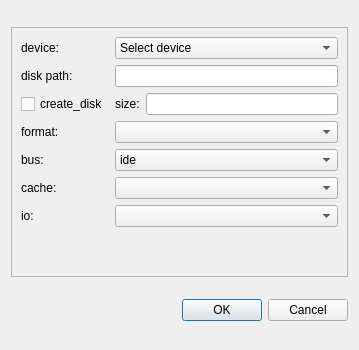
<?xml version="1.0" encoding="UTF-8"?>
<ui version="4.0">
 <class>vd_Dialog</class>
 <widget class="QDialog" name="vd_Dialog">
  <property name="geometry">
   <rect>
    <x>0</x>
    <y>0</y>
    <width>359</width>
    <height>350</height>
   </rect>
  </property>
  <property name="windowTitle">
   <string>virt disk wizard</string>
  </property>
  <layout class="QVBoxLayout" name="verticalLayout_2">
   <item>
    <widget class="QFrame" name="frame_dialog_virt_disk_wizard">
     <property name="sizePolicy">
      <sizepolicy hsizetype="Expanding" vsizetype="Fixed">
       <horstretch>0</horstretch>
       <verstretch>0</verstretch>
      </sizepolicy>
     </property>
     <property name="frameShape">
      <enum>QFrame::StyledPanel</enum>
     </property>
     <property name="frameShadow">
      <enum>QFrame::Raised</enum>
     </property>
     <layout class="QGridLayout" name="gridLayout">
      <item row="7" column="2">
       <spacer name="verticalSpacer">
        <property name="orientation">
         <enum>Qt::Vertical</enum>
        </property>
        <property name="sizeHint" stdset="0">
         <size>
          <width>20</width>
          <height>40</height>
         </size>
        </property>
       </spacer>
      </item>
      <item row="2" column="1">
       <widget class="QLabel" name="label_8">
        <property name="text">
         <string>size:</string>
        </property>
       </widget>
      </item>
      <item row="2" column="2">
       <widget class="QLineEdit" name="lineEdit_dialog_kvm_virt_disk_size">
        <property name="toolTip">
         <string>10G</string>
        </property>
        <property name="clearButtonEnabled">
         <bool>true</bool>
        </property>
       </widget>
      </item>
      <item row="2" column="0">
       <widget class="QCheckBox" name="checkBox_dialog_kvm_virt_disk_new">
        <property name="text">
         <string>create_disk</string>
        </property>
       </widget>
      </item>
      <item row="1" column="0">
       <widget class="QLabel" name="label_2">
        <property name="text">
         <string>disk path:</string>
        </property>
       </widget>
      </item>
      <item row="0" column="0">
       <widget class="QLabel" name="label_4">
        <property name="text">
         <string>device:</string>
        </property>
       </widget>
      </item>
      <item row="3" column="0">
       <widget class="QLabel" name="label_3">
        <property name="text">
         <string>format:</string>
        </property>
       </widget>
      </item>
      <item row="4" column="0">
       <widget class="QLabel" name="label_5">
        <property name="text">
         <string>bus:</string>
        </property>
       </widget>
      </item>
      <item row="5" column="0">
       <widget class="QLabel" name="label_6">
        <property name="text">
         <string>cache:</string>
        </property>
       </widget>
      </item>
      <item row="6" column="0">
       <widget class="QLabel" name="label_7">
        <property name="text">
         <string>io:</string>
        </property>
       </widget>
      </item>
      <item row="1" column="1" colspan="2">
       <widget class="QLineEdit" name="lineEdit_dialog_kvm_virt_disk_path">
        <property name="toolTip">
         <string>/home/images/example.qcow2</string>
        </property>
        <property name="clearButtonEnabled">
         <bool>true</bool>
        </property>
       </widget>
      </item>
      <item row="3" column="1" colspan="2">
       <widget class="QComboBox" name="comboBox_dialog_kvm_virt_disk_format">
        <item>
         <property name="text">
          <string/>
         </property>
        </item>
        <item>
         <property name="text">
          <string>qcow</string>
         </property>
        </item>
        <item>
         <property name="text">
          <string>iso</string>
         </property>
        </item>
        <item>
         <property name="text">
          <string>qcow2</string>
         </property>
        </item>
        <item>
         <property name="text">
          <string>qed</string>
         </property>
        </item>
        <item>
         <property name="text">
          <string>raw</string>
         </property>
        </item>
        <item>
         <property name="text">
          <string>vmdk</string>
         </property>
        </item>
        <item>
         <property name="text">
          <string>vpc</string>
         </property>
        </item>
        <item>
         <property name="text">
          <string>vdi</string>
         </property>
        </item>
       </widget>
      </item>
      <item row="4" column="1" colspan="2">
       <widget class="QComboBox" name="comboBox_dialog_kvm_virt_disk_bus">
        <item>
         <property name="text">
          <string>ide</string>
         </property>
        </item>
        <item>
         <property name="text">
          <string>sata</string>
         </property>
        </item>
        <item>
         <property name="text">
          <string>scsi</string>
         </property>
        </item>
        <item>
         <property name="text">
          <string/>
         </property>
        </item>
       </widget>
      </item>
      <item row="5" column="1" colspan="2">
       <widget class="QComboBox" name="comboBox_dialog_kvm_virt_disk_cache">
        <item>
         <property name="text">
          <string/>
         </property>
        </item>
        <item>
         <property name="text">
          <string>none</string>
         </property>
        </item>
        <item>
         <property name="text">
          <string>writethrough</string>
         </property>
        </item>
        <item>
         <property name="text">
          <string>writeback</string>
         </property>
        </item>
        <item>
         <property name="text">
          <string>directsync</string>
         </property>
        </item>
        <item>
         <property name="text">
          <string>unsafe</string>
         </property>
        </item>
        <item>
         <property name="text">
          <string>hypervisor default</string>
         </property>
        </item>
       </widget>
      </item>
      <item row="6" column="1" colspan="2">
       <widget class="QComboBox" name="comboBox_dialog_kvm_virt_disk_io">
        <item>
         <property name="text">
          <string/>
         </property>
        </item>
        <item>
         <property name="text">
          <string>native</string>
         </property>
        </item>
        <item>
         <property name="text">
          <string>threads</string>
         </property>
        </item>
       </widget>
      </item>
      <item row="0" column="1" colspan="2">
       <widget class="QComboBox" name="comboBox_dialog_kvm_virt_disk_device">
        <item>
         <property name="text">
          <string>Select device</string>
         </property>
        </item>
        <item>
         <property name="text">
          <string>disk</string>
         </property>
        </item>
        <item>
         <property name="text">
          <string>cdrom</string>
         </property>
        </item>
       </widget>
      </item>
     </layout>
    </widget>
   </item>
   <item>
    <widget class="QDialogButtonBox" name="buttonBox">
     <property name="orientation">
      <enum>Qt::Horizontal</enum>
     </property>
     <property name="standardButtons">
      <set>QDialogButtonBox::Cancel|QDialogButtonBox::Ok</set>
     </property>
    </widget>
   </item>
  </layout>
 </widget>
 <resources/>
 <connections>
  <connection>
   <sender>buttonBox</sender>
   <signal>accepted()</signal>
   <receiver>vd_Dialog</receiver>
   <slot>accept()</slot>
   <hints>
    <hint type="sourcelabel">
     <x>248</x>
     <y>254</y>
    </hint>
    <hint type="destinationlabel">
     <x>157</x>
     <y>274</y>
    </hint>
   </hints>
  </connection>
  <connection>
   <sender>buttonBox</sender>
   <signal>rejected()</signal>
   <receiver>vd_Dialog</receiver>
   <slot>reject()</slot>
   <hints>
    <hint type="sourcelabel">
     <x>316</x>
     <y>260</y>
    </hint>
    <hint type="destinationlabel">
     <x>286</x>
     <y>274</y>
    </hint>
   </hints>
  </connection>
 </connections>
</ui>
